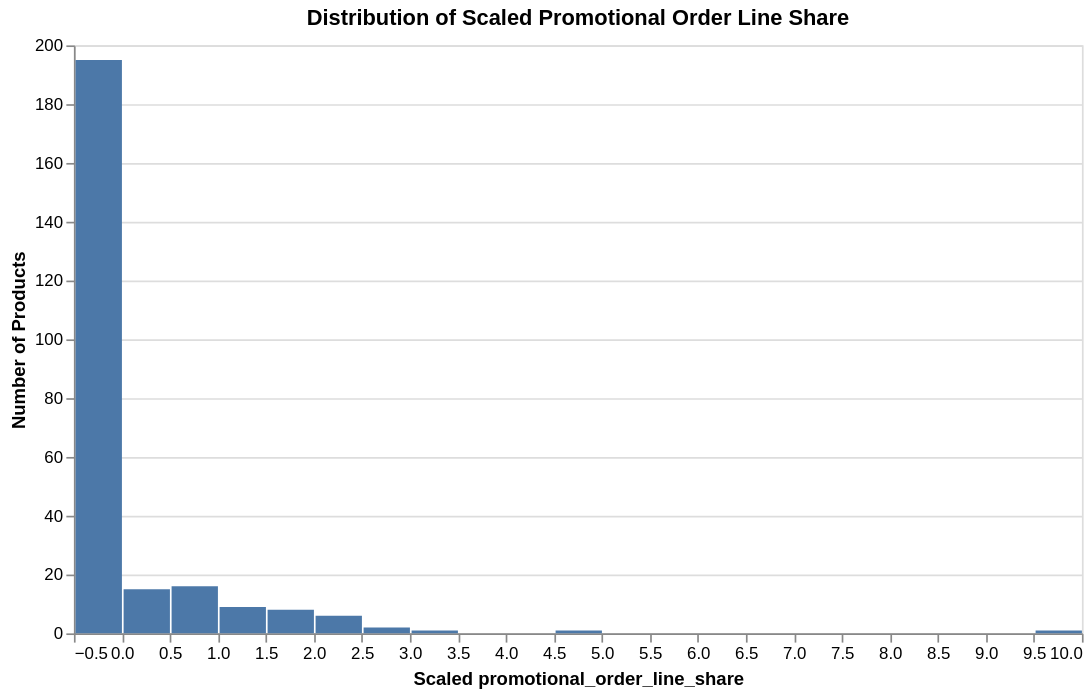

Notebook cell for this chart:
### Code cell
alt.Chart(X_train).mark_bar().encode(
    x=alt.X(f"{feature_n_name}:Q", bin=alt.Bin(maxbins=30), title="Scaled promotional_order_line_share"),
    y=alt.Y("count():Q", title="Number of Products"),
    tooltip=["count()"]
).properties(
    title="Distribution of Scaled Promotional Order Line Share",
    width=600,
    height=350
)

### Figure 1 — Vega-Lite specification as saved in the notebook (floating-point values rounded to 4 significant figures; data arrays with more than 128 entries replaced by an {"elided": "..."} marker saying what was removed)
{"config": {"view": {"continuousWidth": 300, "continuousHeight": 300}}, "data": {"name": "data-411369efa7046476d60b0d18672aa8ef"}, "mark": {"type": "bar"}, "encoding": {"tooltip": [{"aggregate": "count", "type": "quantitative"}], "x": {"bin": {"maxbins": 30}, "field": "promotional_order_line_share", "title": "Scaled promotional_order_line_share", "type": "quantitative"}, "y": {"aggregate": "count", "title": "Number of Products", "type": "quantitative"}}, "height": 350, "title": "Distribution of Scaled Promotional Order Line Share", "width": 600, "$schema": "https://vega.github.io/schema/vega-lite/v5.20.1.json", "datasets": {"data-411369efa7046476d60b0d18672aa8ef": {"elided": "254 records"}}}
